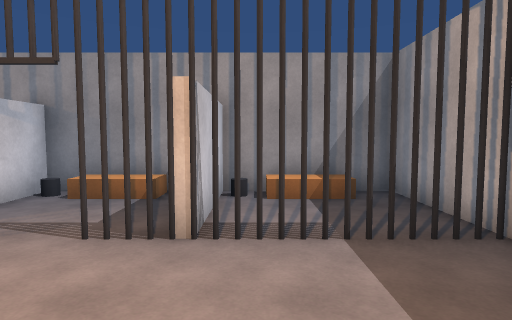
view 1 (above)

16 first-person views from a walk through a scene from a Unity 3-D project. The camera is 1.4 m above the floor, tilts 4° down and sees 75° across. The floor is counted in squares, 1 m on a side. Each view is taken from the middle of a square. On the plan, view 1 faces up. The plan holds only what a view shows up to about 15 squares ahead; the rest is blank. The player character is not drawn. Door leaves are left out, so doorways stand open.

view 2
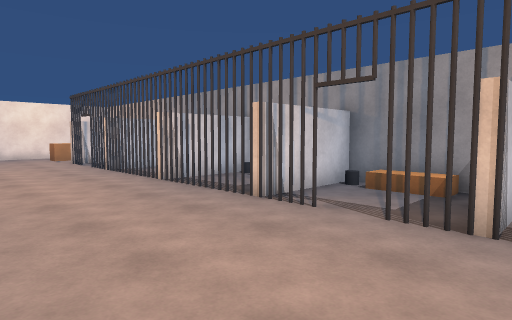

view 3
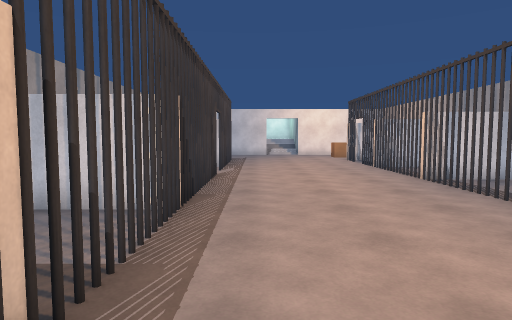

view 4
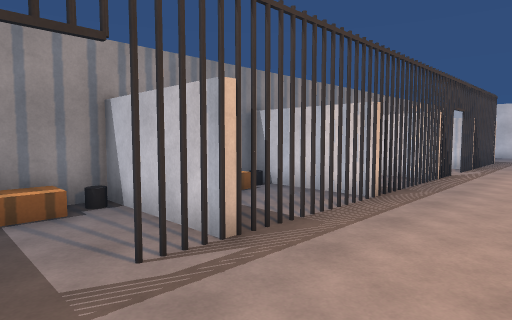

view 5
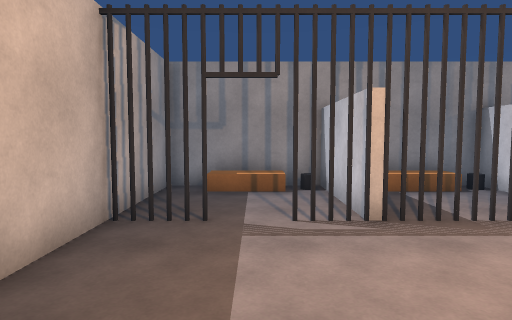

view 6
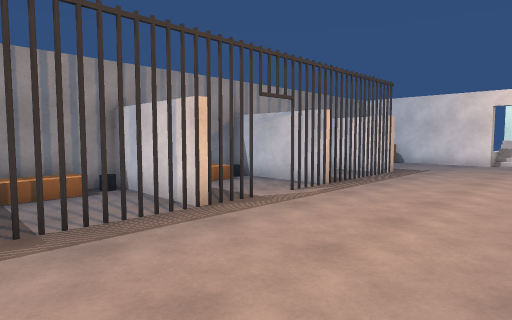

view 7
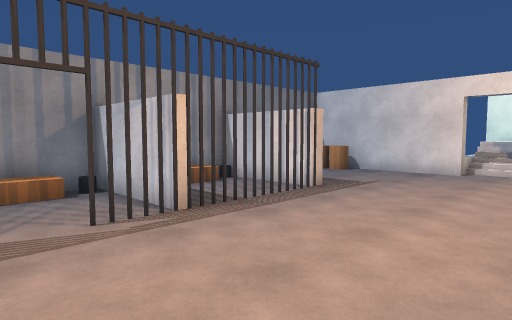

view 8
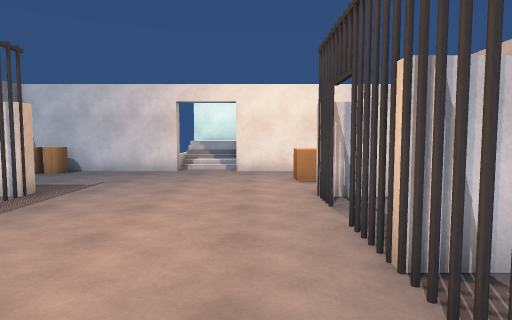

view 9
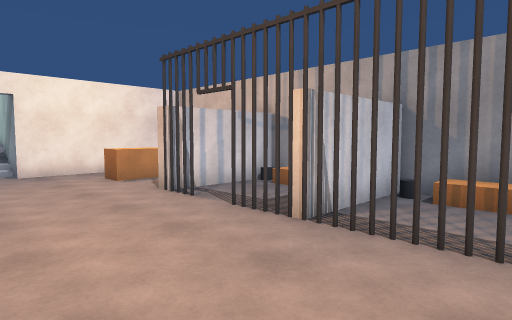

view 10
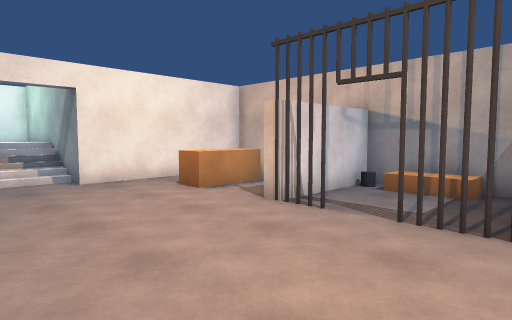

view 11
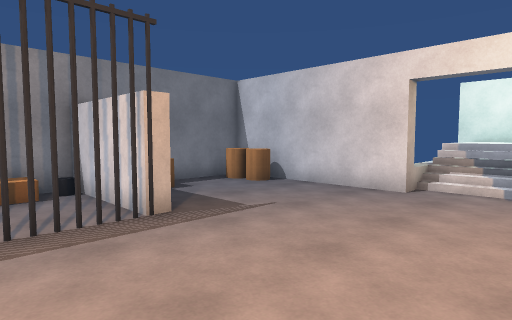

view 12
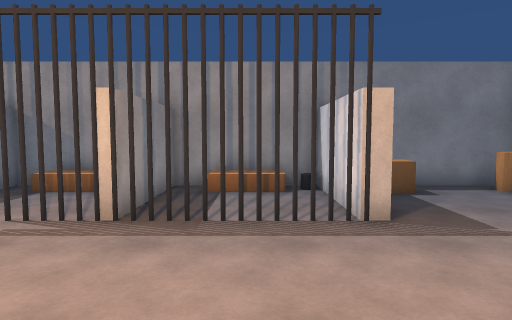

view 13
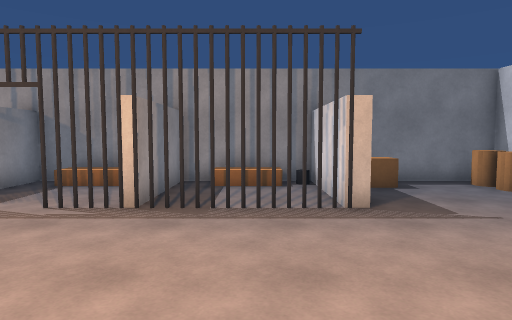

view 14
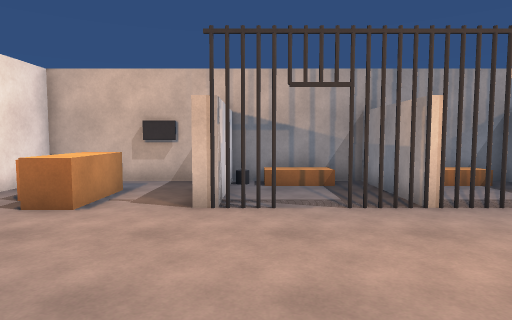

view 15
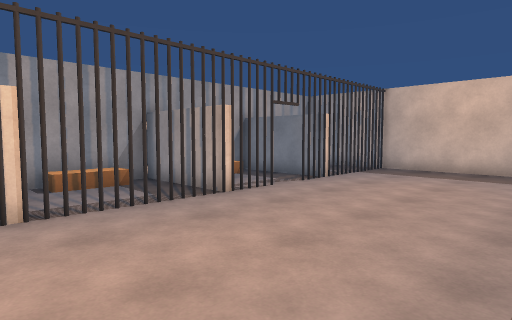

view 16
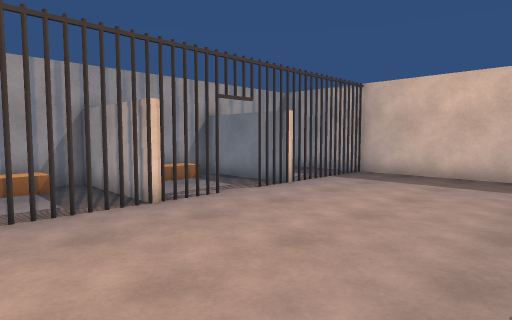

### Floor plan
Points are (right, up) in squares from view 1. A wall is a line through its corners. A room is listed if a view was taken in it or the views show most of it. See-through windows are left out.
Room 1 (views 1, 2, 3, 4, 5, 6, 7, 8, 9, 10, 11, 12, 13, 14, 15, 16)
walls: (-9.9, -3.4) (-9.9, -6.5) (-7.1, -6.5); (-14.4, -3.4) (-14.4, -6.5) (-10.2, -6.5) (-10.2, -4.8); (-14.7, 5.4) (-14.7, 8.5) (-18.8, 8.5) (-18.8, 5.4); (-5.6, 5.4) (-5.6, 8.5) (-9.1, 8.5); (-5.3, -3.4) (-5.3, -6.5) (-2.8, -6.5); (-10.1, 8.5) (-14.4, 8.5) (-14.4, 5.4); (-9.9, 8.5) (-9.9, 5.4); (-18.8, -3.4) (-18.8, -6.5) (-14.7, -6.5) (-14.7, -3.4); (-1.1, 5.4) (-1.1, 8.5) (-5.3, 8.5) (-5.3, 5.4); (-0.9, -3.4) (-0.9, -6.5) (3.5, -6.5) (3.5, 8.5) (-0.9, 8.5) (-0.9, 5.4); (-20, 8.5) (-24.5, 8.5) (-24.5, 2.2) (-27.5, 2.2); (-25.1, -0.2) (-24.5, -0.2) (-24.5, -6.5) (-20.6, -6.5)
ways out: opening at (-28, 1)
objects: other object (-24, -6) to (-23, -6); other object (-24, -5) to (-24, -4); other object (-23, 5) to (-23, 6); other object (-22, 4) to (-22, 7); other object (-21, -6) to (-20, -5); other object (-19, -3); other object (-19, 4) to (-19, 5); other object (-18, -3); other object (-18, 4); other object (-17, -3); other object (-16, -3); other object (-16, 4) to (-16, 5); other object (-15, -3); other object (-15, 5); other object (-14, -3); other object (-14, 5); other object (-13, -3); other object (-13, 5); other object (-12, 5); other object (-11, -3); other object (-11, 5); other object (-10, -3); other object (-10, 5); other object (-9, -3); other object (-9, 5); other object (-8, -3); other object (-8, 5); other object (-7, -3); other object (-7, 5); other object (-6, -3); other object (-6, 5); other object (-5, -3); other object (-5, 5); other object (-4, -3); other object (-4, 4) to (-4, 5); other object (-3, -3); other object (-2, -3); other object (-2, 4); other object (-1, -3); other object (-1, 4) to (-1, 5); other object (0, -3); other object (2, -3); other object (2, 5); other object (3, -3)

Where each view was taken, in squares from view 1:
view 1: 0 up, 0 right, facing up
view 2: 1 down, 0 right, facing up-left
view 3: 1 down, 1 right, facing left
view 4: 1 up, 2 right, facing down-left
view 5: 3 up, 1 right, facing down
view 6: 3 up, 6 left, facing down-left
view 7: 3 up, 11 left, facing down-left
view 8: 3 up, 11 left, facing left
view 9: 0 up, 11 left, facing up-left
view 10: 1 down, 14 left, facing up-left
view 11: 3 up, 16 left, facing down-left
view 12: 3 up, 17 left, facing down
view 13: 4 up, 17 left, facing down
view 14: 2 down, 18 left, facing up
view 15: 2 down, 11 left, facing up-right
view 16: 2 down, 9 left, facing up-right
